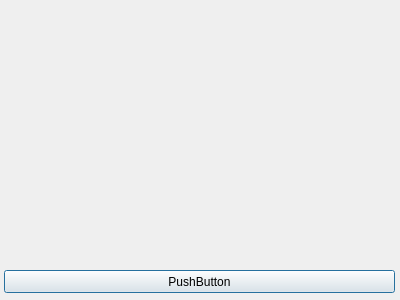
<?xml version="1.0" encoding="UTF-8"?>
<ui version="4.0">
 <class>Dialog</class>
 <widget class="QDialog" name="Dialog">
  <property name="geometry">
   <rect>
    <x>0</x>
    <y>0</y>
    <width>400</width>
    <height>300</height>
   </rect>
  </property>
  <property name="windowTitle">
   <string>sample</string>
  </property>
  <widget class="QPushButton" name="my_button">
   <property name="geometry">
    <rect>
     <x>4</x>
     <y>270</y>
     <width>391</width>
     <height>23</height>
    </rect>
   </property>
   <property name="text">
    <string>PushButton</string>
   </property>
  </widget>
 </widget>
 <resources/>
 <connections/>
</ui>
